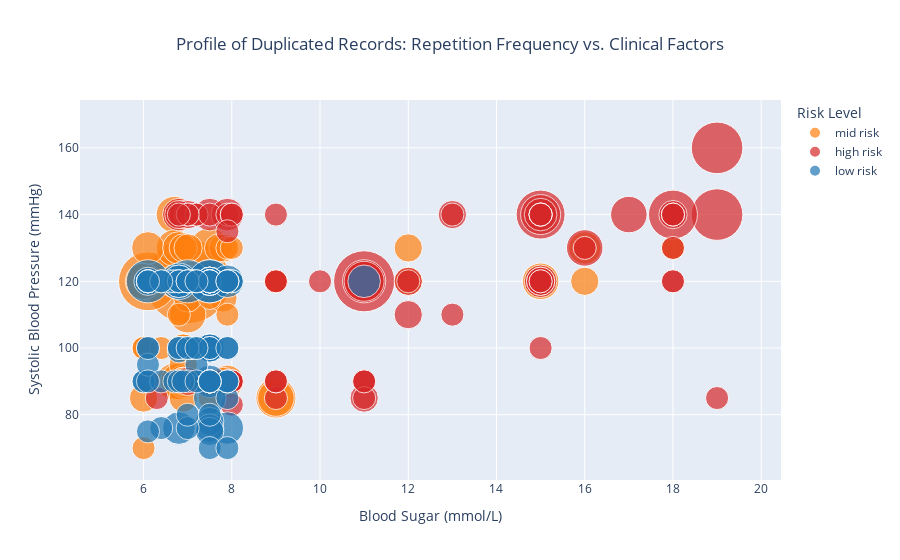

Notebook cell for this chart:
### Markdown cell above
In the following scatter plot, the size of each bubble corresponds to how many times that specific patient profile was repeated. The largest bubbles (most frequent duplicates) are concentrated in the 'mid risk' and 'high risk' categories.

### Code cell
duplicates_df = df[df.duplicated(keep=False)]
repetition_counts = duplicates_df.value_counts().sort_values(ascending=False)
repetition_analysis_df = repetition_counts.to_frame('RepetitionCount').reset_index()

fig = px.scatter(
    repetition_analysis_df,
    x="BS",
    y="SystolicBP",
    size="RepetitionCount",
    color="RiskLevel",
    hover_name="RiskLevel",
    hover_data=['Age', 'DiastolicBP', 'BodyTemp', 'HeartRate', 'RepetitionCount'],
    size_max=60,
    color_discrete_map={
        'low risk': '#1f77b4',
        'mid risk': '#ff7f0e',
        'high risk': '#d62728'
    },
    labels={
        "BS": "Blood Sugar (mmol/L)",
        "SystolicBP": "Systolic Blood Pressure (mmHg)",
        "RepetitionCount": "Times Repeated"
    },
    title="Profile of Duplicated Records: Repetition Frequency vs. Clinical Factors"
)

fig.update_layout(
    xaxis_title="Blood Sugar (mmol/L)",
    yaxis_title="Systolic Blood Pressure (mmHg)",
    legend_title_text='Risk Level',
    title_x=0.5
)

fig.show()

### Figure 1 — Plotly figure (JSON) as saved in the notebook; plotly's stock layout.template omitted (floating-point values rounded to 4 significant figures; data arrays with more than 128 entries replaced by an {"elided": "..."} marker saying what was removed)
{"data": [{"customdata": {"elided": "106x5 float values"}, "hovertemplate": "<b>%{hovertext}</b><br><br>RiskLevel=mid risk<br>Blood Sugar (mmol/L)=%{x}<br>Systolic Blood Pressure (mmHg)=%{y}<br>Times Repeated=%{customdata[4]}<br>Age=%{customdata[0]}<br>DiastolicBP=%{customdata[1]}<br>BodyTemp=%{customdata[2]}<br>HeartRate=%{customdata[3]}<extra></extra>", "hovertext": ["mid risk", "mid risk", "mid risk", "mid risk", "mid risk", "mid risk", "mid risk", "mid risk", "mid risk", "mid risk", "mid risk", "mid risk", "mid risk", "mid risk", "mid risk", "mid risk", "mid risk", "mid risk", "mid risk", "mid risk", "mid risk", "mid risk", "mid risk", "mid risk", "mid risk", "mid risk", "mid risk", "mid risk", "mid risk", "mid risk", "mid risk", "mid risk", "mid risk", "mid risk", "mid risk", "mid risk", "mid risk", "mid risk", "mid risk", "mid risk", "mid risk", "mid risk", "mid risk", "mid risk", "mid risk", "mid risk", "mid risk", "mid risk", "mid risk", "mid risk", "mid risk", "mid risk", "mid risk", "mid risk", "mid risk", "mid risk", "mid risk", "mid risk", "mid risk", "mid risk", "mid risk", "mid risk", "mid risk", "mid risk", "mid risk", "mid risk", "mid risk", "mid risk", "mid risk", "mid risk", "mid risk", "mid risk", "mid risk", "mid risk", "mid risk", "mid risk", "mid risk", "mid risk", "mid risk", "mid risk", "mid risk", "mid risk", "mid risk", "mid risk", "mid risk", "mid risk", "mid risk", "mid risk", "mid risk", "mid risk", "mid risk", "mid risk", "mid risk", "mid risk", "mid risk", "mid risk", "mid risk", "mid risk", "mid risk", "mid risk", "mid risk", "mid risk", "mid risk", "mid risk", "mid risk", "mid risk"], "legendgroup": "mid risk", "marker": {"color": "#ff7f0e", "size": [27, 13, 6, 6, 6, 5, 5, 5, 5, 5, 5, 5, 5, 4, 4, 4, 4, 4, 4, 4, 4, 4, 4, 4, 3, 3, 3, 3, 3, 3, 3, 3, 3, 3, 3, 3, 3, 3, 3, 3, 3, 3, 3, 3, 3, 3, 3, 3, 3, 3, 3, 3, 3, 3, 2, 2, 2, 2, 2, 2, 2, 2, 2, 2, 2, 2, 2, 2, 2, 2, 2, 2, 2, 2, 2, 2, 2, 2, 2, 2, 2, 2, 2, 2, 2, 2, 2, 2, 2, 2, 2, 2, 2, 2, 2, 2, 2, 2, 2, 2, 2, 2, 2, 2, 2, 2], "sizemode": "area", "sizeref": 0.0075, "symbol": "circle"}, "mode": "markers", "name": "mid risk", "orientation": "v", "showlegend": true, "type": "scatter", "x": [7.0, 6.1, 9.0, 7.5, 11.0, 7.0, 6.7, 6.7, 6.0, 6.8, 15.0, 9.0, 6.7, 6.9, 6.7, 7.01, 6.9, 6.1, 16.0, 6.9, 6.8, 6.9, 6.7, 7.9, 6.9, 6.9, 6.9, 6.9, 7.8, 7.8, 7.8, 16.0, 12.0, 7.8, 6.8, 12.0, 6.9, 6.9, 6.9, 6.9, 7.8, 7.8, 7.7, 6.9, 6.9, 7.0, 6.8, 7.8, 6.0, 6.9, 6.9, 6.9, 6.9, 7.01, 6.0, 16.0, 6.8, 6.0, 7.5, 6.0, 6.4, 6.8, 6.8, 6.8, 7.5, 7.5, 7.5, 7.5, 8.0, 7.5, 7.9, 7.5, 6.8, 7.9, 6.8, 6.8, 7.5, 7.5, 9.0, 6.8, 7.5, 7.9, 8.0, 8.0, 6.8, 6.8, 7.5, 9.0, 6.8, 6.8, 7.0, 7.5, 7.9, 6.8, 6.1, 7.0, 7.9, 9.0, 7.5, 11.0, 9.0, 18.0, 18.0, 7.5, 7.0, 7.5], "xaxis": "x", "y": [120, 120, 85, 130, 120, 110, 140, 90, 120, 90, 120, 85, 130, 120, 120, 120, 120, 130, 130, 90, 130, 90, 120, 90, 90, 90, 100, 95, 90, 120, 120, 120, 130, 120, 120, 120, 100, 90, 120, 90, 120, 130, 130, 120, 120, 115, 120, 115, 85, 120, 120, 85, 130, 130, 70, 130, 100, 100, 90, 100, 100, 120, 120, 120, 120, 100, 120, 100, 120, 120, 120, 120, 90, 120, 120, 120, 90, 115, 120, 120, 100, 130, 130, 90, 120, 120, 120, 120, 110, 120, 120, 85, 120, 100, 120, 120, 110, 90, 90, 120, 120, 130, 130, 120, 120, 120], "yaxis": "y"}, {"customdata": {"elided": "78x5 float values"}, "hovertemplate": "<b>%{hovertext}</b><br><br>RiskLevel=high risk<br>Blood Sugar (mmol/L)=%{x}<br>Systolic Blood Pressure (mmHg)=%{y}<br>Times Repeated=%{customdata[4]}<br>Age=%{customdata[0]}<br>DiastolicBP=%{customdata[1]}<br>BodyTemp=%{customdata[2]}<br>HeartRate=%{customdata[3]}<extra></extra>", "hovertext": ["high risk", "high risk", "high risk", "high risk", "high risk", "high risk", "high risk", "high risk", "high risk", "high risk", "high risk", "high risk", "high risk", "high risk", "high risk", "high risk", "high risk", "high risk", "high risk", "high risk", "high risk", "high risk", "high risk", "high risk", "high risk", "high risk", "high risk", "high risk", "high risk", "high risk", "high risk", "high risk", "high risk", "high risk", "high risk", "high risk", "high risk", "high risk", "high risk", "high risk", "high risk", "high risk", "high risk", "high risk", "high risk", "high risk", "high risk", "high risk", "high risk", "high risk", "high risk", "high risk", "high risk", "high risk", "high risk", "high risk", "high risk", "high risk", "high risk", "high risk", "high risk", "high risk", "high risk", "high risk", "high risk", "high risk", "high risk", "high risk", "high risk", "high risk", "high risk", "high risk", "high risk", "high risk", "high risk", "high risk", "high risk", "high risk"], "legendgroup": "high risk", "marker": {"color": "#d62728", "size": [14, 10, 10, 9, 9, 7, 6, 6, 5, 5, 4, 4, 4, 4, 4, 3, 3, 3, 3, 3, 3, 3, 3, 3, 3, 3, 2, 2, 2, 2, 2, 2, 2, 2, 2, 2, 2, 2, 2, 2, 2, 2, 2, 2, 2, 2, 2, 2, 2, 2, 2, 2, 2, 2, 2, 2, 2, 2, 2, 2, 2, 2, 2, 2, 2, 2, 2, 2, 2, 2, 2, 2, 2, 2, 2, 2, 2, 2], "sizemode": "area", "sizeref": 0.0075, "symbol": "circle"}, "mode": "markers", "name": "high risk", "orientation": "v", "showlegend": true, "type": "scatter", "x": [11.0, 19.0, 19.0, 18.0, 15.0, 11.0, 11.0, 15.0, 17.0, 16.0, 6.8, 7.5, 15.0, 7.9, 15.0, 18.0, 12.0, 12.0, 15.0, 7.0, 15.0, 6.9, 13.0, 11.0, 7.01, 6.8, 9.0, 9.0, 16.0, 15.0, 7.9, 8.0, 11.0, 18.0, 7.2, 18.0, 15.0, 15.0, 7.5, 7.01, 12.0, 15.0, 7.2, 7.5, 7.9, 8.0, 9.0, 8.0, 9.0, 7.2, 7.9, 7.0, 7.0, 11.0, 8.0, 10.0, 11.0, 19.0, 15.0, 8.0, 9.0, 6.8, 7.9, 9.0, 7.7, 11.0, 8.0, 6.1, 7.7, 13.0, 13.0, 18.0, 18.0, 18.0, 18.0, 15.0, 15.0, 6.3], "xaxis": "x", "y": [120, 160, 140, 140, 140, 120, 120, 140, 140, 130, 140, 140, 140, 140, 120, 140, 120, 110, 120, 90, 120, 140, 140, 85, 140, 140, 85, 90, 130, 140, 90, 90, 90, 120, 140, 140, 140, 120, 90, 140, 120, 120, 140, 140, 140, 83, 120, 90, 120, 120, 120, 140, 120, 90, 140, 120, 85, 85, 100, 140, 140, 140, 135, 90, 120, 90, 90, 90, 90, 110, 140, 140, 130, 140, 120, 140, 140, 85], "yaxis": "y"}, {"customdata": {"elided": "120x5 float values"}, "hovertemplate": "<b>%{hovertext}</b><br><br>RiskLevel=low risk<br>Blood Sugar (mmol/L)=%{x}<br>Systolic Blood Pressure (mmHg)=%{y}<br>Times Repeated=%{customdata[4]}<br>Age=%{customdata[0]}<br>DiastolicBP=%{customdata[1]}<br>BodyTemp=%{customdata[2]}<br>HeartRate=%{customdata[3]}<extra></extra>", "hovertext": ["low risk", "low risk", "low risk", "low risk", "low risk", "low risk", "low risk", "low risk", "low risk", "low risk", "low risk", "low risk", "low risk", "low risk", "low risk", "low risk", "low risk", "low risk", "low risk", "low risk", "low risk", "low risk", "low risk", "low risk", "low risk", "low risk", "low risk", "low risk", "low risk", "low risk", "low risk", "low risk", "low risk", "low risk", "low risk", "low risk", "low risk", "low risk", "low risk", "low risk", "low risk", "low risk", "low risk", "low risk", "low risk", "low risk", "low risk", "low risk", "low risk", "low risk", "low risk", "low risk", "low risk", "low risk", "low risk", "low risk", "low risk", "low risk", "low risk", "low risk", "low risk", "low risk", "low risk", "low risk", "low risk", "low risk", "low risk", "low risk", "low risk", "low risk", "low risk", "low risk", "low risk", "low risk", "low risk", "low risk", "low risk", "low risk", "low risk", "low risk", "low risk", "low risk", "low risk", "low risk", "low risk", "low risk", "low risk", "low risk", "low risk", "low risk", "low risk", "low risk", "low risk", "low risk", "low risk", "low risk", "low risk", "low risk", "low risk", "low risk", "low risk", "low risk", "low risk", "low risk", "low risk", "low risk", "low risk", "low risk", "low risk", "low risk", "low risk", "low risk", "low risk", "low risk", "low risk", "low risk", "low risk", "low risk", "low risk", "low risk"], "legendgroup": "low risk", "marker": {"color": "#1f77b4", "size": [7, 7, 7, 7, 5, 4, 4, 4, 4, 4, 4, 4, 4, 3, 3, 3, 3, 3, 3, 3, 3, 3, 3, 3, 3, 3, 2, 2, 2, 2, 2, 2, 2, 2, 2, 2, 2, 2, 2, 2, 2, 2, 2, 2, 2, 2, 2, 2, 2, 2, 2, 2, 2, 2, 2, 2, 2, 2, 2, 2, 2, 2, 2, 2, 2, 2, 2, 2, 2, 2, 2, 2, 2, 2, 2, 2, 2, 2, 2, 2, 2, 2, 2, 2, 2, 2, 2, 2, 2, 2, 2, 2, 2, 2, 2, 2, 2, 2, 2, 2, 2, 2, 2, 2, 2, 2, 2, 2, 2, 2, 2, 2, 2, 2, 2, 2, 2, 2, 2, 2], "sizemode": "area", "sizeref": 0.0075, "symbol": "circle"}, "mode": "markers", "name": "low risk", "orientation": "v", "showlegend": true, "type": "scatter", "x": [7.5, 7.0, 7.5, 6.1, 6.8, 7.5, 6.8, 7.5, 11.0, 6.8, 6.8, 7.9, 7.9, 7.5, 7.5, 7.5, 7.5, 7.5, 7.5, 7.5, 7.5, 7.5, 6.1, 7.5, 7.5, 7.5, 7.9, 6.4, 7.0, 7.0, 7.5, 6.0, 6.0, 6.6, 6.1, 7.5, 7.5, 6.1, 7.2, 7.5, 7.5, 7.0, 7.5, 7.9, 6.1, 7.5, 7.5, 7.9, 6.1, 7.1, 7.5, 6.4, 6.7, 6.8, 7.9, 6.8, 7.1, 7.5, 7.5, 8.0, 6.1, 6.1, 6.7, 6.9, 7.5, 6.9, 7.1, 7.5, 7.5, 6.8, 7.0, 7.2, 6.1, 7.0, 7.5, 7.2, 7.5, 7.0, 7.9, 7.1, 7.5, 6.8, 7.5, 6.1, 6.8, 6.1, 6.8, 6.4, 7.5, 7.5, 6.8, 7.5, 7.5, 7.0, 7.2, 7.5, 7.9, 7.9, 8.0, 6.1, 7.0, 7.9, 7.5, 7.9, 7.5, 7.5, 7.5, 6.4, 7.9, 6.1, 7.2, 7.5, 7.5, 7.9, 7.0, 7.2, 7.5, 7.2, 7.9, 7.9], "xaxis": "x", "y": [120, 120, 120, 120, 120, 90, 120, 85, 120, 120, 76, 120, 76, 120, 120, 120, 120, 100, 120, 78, 76, 100, 120, 75, 100, 120, 85, 76, 76, 80, 80, 90, 90, 120, 100, 90, 90, 95, 95, 90, 120, 90, 90, 90, 120, 120, 100, 100, 120, 120, 120, 90, 90, 90, 90, 99, 100, 100, 120, 120, 120, 120, 120, 90, 90, 100, 120, 120, 120, 100, 100, 100, 90, 120, 120, 90, 90, 120, 120, 100, 100, 120, 120, 75, 100, 120, 120, 120, 120, 90, 120, 90, 90, 120, 120, 120, 120, 120, 120, 100, 100, 100, 90, 90, 90, 90, 90, 120, 120, 120, 120, 120, 120, 120, 120, 120, 70, 100, 120, 70], "yaxis": "y"}], "layout": {"legend": {"itemsizing": "constant", "title": {"text": "Risk Level"}, "tracegroupgap": 0}, "title": {"text": "Profile of Duplicated Records: Repetition Frequency vs. Clinical Factors", "x": 0.5}, "xaxis": {"anchor": "y", "domain": [0, 1], "title": {"text": "Blood Sugar (mmol/L)"}}, "yaxis": {"anchor": "x", "domain": [0, 1], "title": {"text": "Systolic Blood Pressure (mmHg)"}}}}
